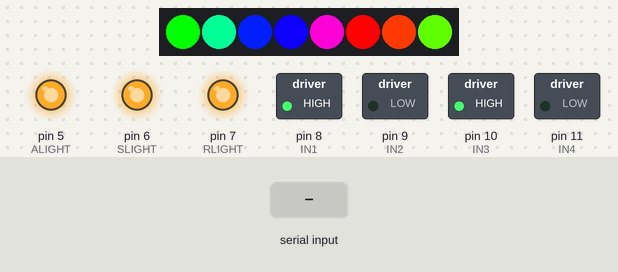
This sketch was run on a simulated Arduino Uno, built with avr-gcc and run on an emulated ATmega328P. Shown: 8 RGB LEDs in strip order, left to right, switched loads named in the sketch (green lamp = pin HIGH), output pins drawn as LEDs (lit = HIGH). The inputs (shaded band) are chosen by the test bench. What the sketch prints to the serial monitor is not drawn.

Above: at 1.2 s.
1.3 s: "RAINBOW\n" received over Serial
At 1.36 s:
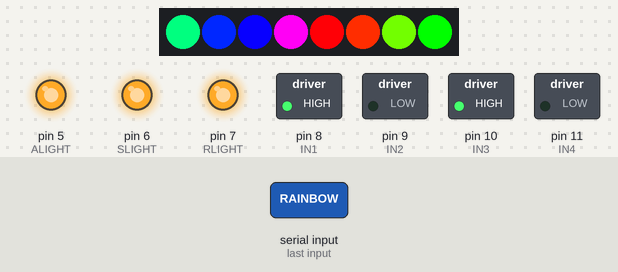
12.3 s: byte 35 ('#') received over Serial
At 12.58 s:
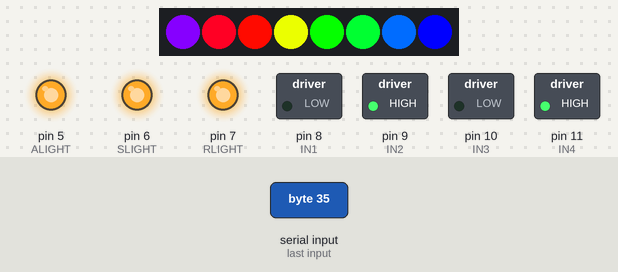
Timing chart, 0 to 21.3 s (numbered marks = the images above; inputs shaded):
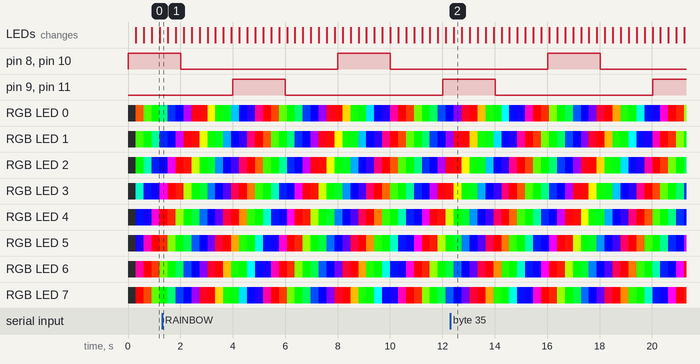

The sketch:

px_merged_test.ino
```cpp
// Project X (PX) merged test sketch
// Luxury lounge conversion kit prototype, Autostarke R&D.
//
// Combines the individually tested PX functions into one program:
//  - reading, flood and ambient lights through relays
//  - two DC motors through an L298 H-bridge (privacy screen / blinds test cycle)
//  - NeoPixel ambient strip: rainbow fade by default, or a custom colour
//
// Bluetooth / Serial commands (9600 baud):
//   #R,G,B#      set a custom ambient colour, e.g. #255,120,0#
//   #RAINBOW#    go back to the rainbow fade
//
// Board: Arduino Mega 2560 (also runs on Uno).
//
// Design:
//  - Fully non-blocking (millis() timers), so commands respond instantly
//  - RGB parser range checks 0-255 and rejects bad input

#include <Adafruit_NeoPixel.h>

#define LED_PIN 2      // NeoPixel data pin
#define NUMPIXELS 8    // number of LEDs on the strip

Adafruit_NeoPixel pixels(NUMPIXELS, LED_PIN, NEO_GRB + NEO_KHZ800);

// Relay trigger pins
const uint8_t RLIGHT = 7;  // reading light
const uint8_t SLIGHT = 6;  // flood light
const uint8_t ALIGHT = 5;  // ambient light

// Motor A and B (L298, enable pins tied high)
const uint8_t IN1 = 8;
const uint8_t IN2 = 9;
const uint8_t IN3 = 10;
const uint8_t IN4 = 11;

// ---------------- LED state ----------------
bool rainbowMode = true;
uint8_t customR = 255, customG = 255, customB = 255;
long firstPixelHue = 0;
unsigned long lastLedUpdate = 0;
const unsigned long LED_STEP_MS = 10;

// ---------------- Motor test cycle ----------------
// CCW 2 s -> stop 2 s -> CW 2 s -> stop 2 s -> repeat
enum MotorStep { MOTOR_CCW, MOTOR_STOP1, MOTOR_CW, MOTOR_STOP2 };
MotorStep motorStep = MOTOR_CCW;
unsigned long motorStepStart = 0;
const unsigned long MOTOR_STEP_MS = 2000;

// ---------------- Serial frame parser ----------------
char frame[24];
uint8_t frameLen = 0;
bool inFrame = false;

void setMotors(int a1, int a2, int b1, int b2) {
  digitalWrite(IN1, a1);
  digitalWrite(IN2, a2);
  digitalWrite(IN3, b1);
  digitalWrite(IN4, b2);
}

void applyMotorStep() {
  switch (motorStep) {
    case MOTOR_CCW:   setMotors(HIGH, LOW, HIGH, LOW); break;
    case MOTOR_CW:    setMotors(LOW, HIGH, LOW, HIGH); break;
    default:          setMotors(LOW, LOW, LOW, LOW);   break;
  }
}

void updateMotors(unsigned long now) {
  if (now - motorStepStart >= MOTOR_STEP_MS) {
    motorStepStart = now;
    motorStep = (MotorStep) ((motorStep + 1) % 4);
    applyMotorStep();
  }
}

void showColour(uint8_t r, uint8_t g, uint8_t b) {
  uint32_t c = pixels.Color(r, g, b);
  for (int i = 0; i < NUMPIXELS; i++) pixels.setPixelColor(i, c);
  pixels.show();
}

void updateLeds(unsigned long now) {
  if (!rainbowMode) return;  // custom colour stays as set
  if (now - lastLedUpdate < LED_STEP_MS) return;
  lastLedUpdate = now;
  for (int i = 0; i < NUMPIXELS; i++) {
    long pixelHue = firstPixelHue + (i * 65536L / NUMPIXELS);
    pixels.setPixelColor(i, pixels.gamma32(pixels.ColorHSV((uint16_t) pixelHue)));
  }
  pixels.show();
  firstPixelHue += 256;
  if (firstPixelHue >= 5L * 65536) firstPixelHue = 0;
}

// Parses "R,G,B" into three bytes. Returns false if it is not a valid colour.
bool parseColour(const char *s, uint8_t &r, uint8_t &g, uint8_t &b) {
  int vals[3];
  int count = 0;
  const char *p = s;
  while (count < 3) {
    char *end;
    long v = strtol(p, &end, 10);
    if (end == p || v < 0 || v > 255) return false;
    vals[count++] = (int) v;
    p = end;
    if (count < 3) {
      if (*p != ',') return false;
      p++;
    }
  }
  if (*p != '\0') return false;
  r = vals[0];
  g = vals[1];
  b = vals[2];
  return true;
}

void handleFrame(const char *f) {
  if (strcmp(f, "RAINBOW") == 0) {
    rainbowMode = true;
    Serial.println(F("Mode: rainbow"));
    return;
  }
  uint8_t r, g, b;
  if (parseColour(f, r, g, b)) {
    customR = r; customG = g; customB = b;
    rainbowMode = false;
    showColour(r, g, b);
    Serial.print(F("Colour set R:")); Serial.print(r);
    Serial.print(F(" G:")); Serial.print(g);
    Serial.print(F(" B:")); Serial.println(b);
  } else {
    Serial.print(F("NOT RGB Code: "));
    Serial.println(f);
  }
}

// Reads "#...#" frames from Serial without blocking.
void readSerial() {
  while (Serial.available() > 0) {
    char c = Serial.read();
    if (c == '#') {
      if (inFrame && frameLen > 0) {
        frame[frameLen] = '\0';
        handleFrame(frame);
        inFrame = false;
      } else {
        inFrame = true;  // start of a new frame
      }
      frameLen = 0;
    } else if (inFrame) {
      if (c == '\n' || c == '\r') continue;
      if (frameLen < sizeof(frame) - 1) {
        frame[frameLen++] = c;
      } else {
        inFrame = false;  // too long, drop it
        frameLen = 0;
      }
    }
  }
}

void setup() {
  Serial.begin(9600);

  pixels.begin();
  pixels.show();

  pinMode(RLIGHT, OUTPUT);
  pinMode(SLIGHT, OUTPUT);
  pinMode(ALIGHT, OUTPUT);
  pinMode(IN1, OUTPUT);
  pinMode(IN2, OUTPUT);
  pinMode(IN3, OUTPUT);
  pinMode(IN4, OUTPUT);

  // Lights on (relays), motors start the test cycle
  digitalWrite(RLIGHT, HIGH);
  digitalWrite(SLIGHT, HIGH);
  digitalWrite(ALIGHT, HIGH);
  motorStepStart = millis();
  applyMotorStep();

  Serial.println(F("INITIALIZED"));
}

void loop() {
  unsigned long now = millis();
  readSerial();
  updateMotors(now);
  updateLeds(now);
}
```
